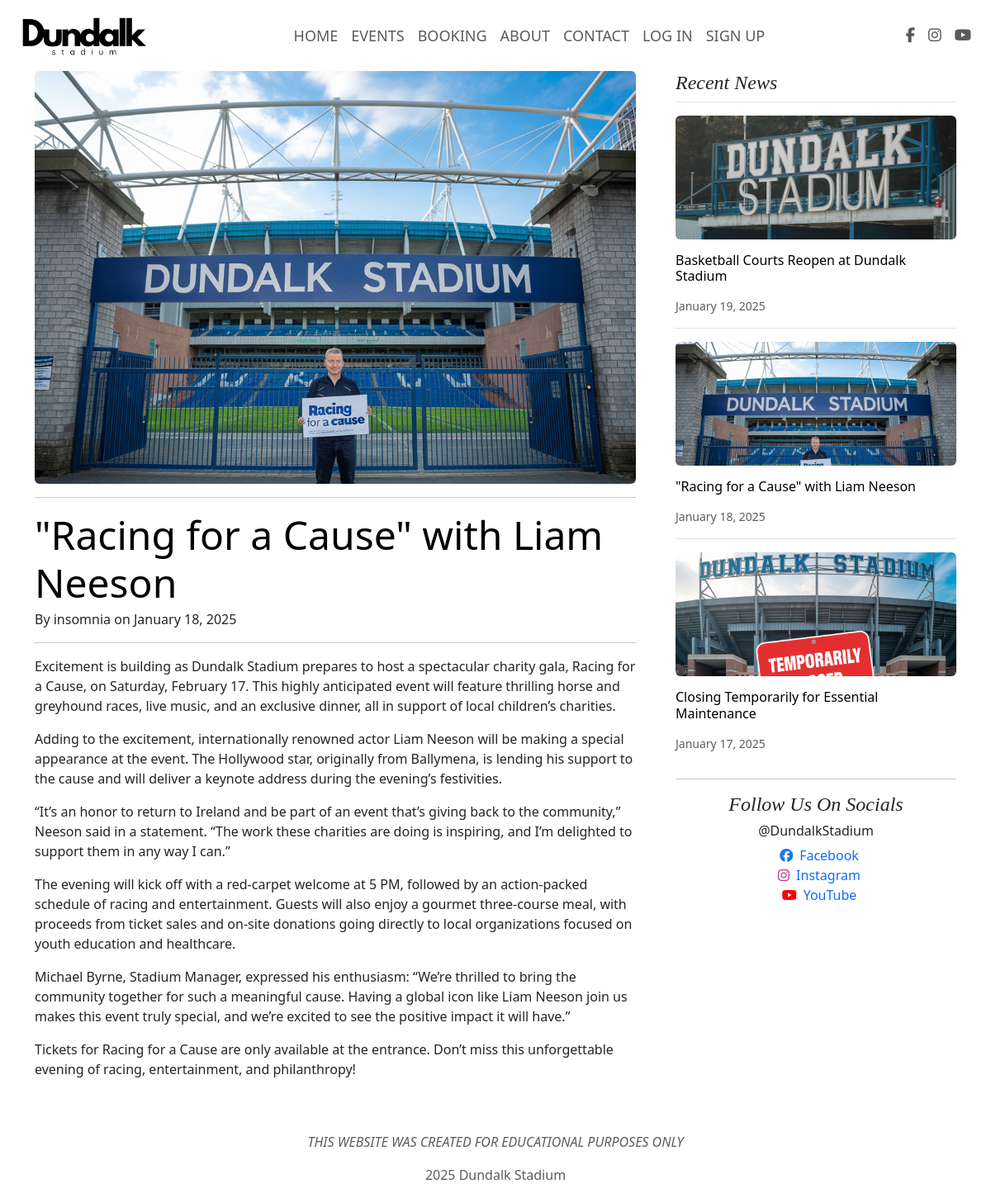
The page /news/1/ on the database its author committed.
### website/models.py (models this page shows, shortened)
class News(models.Model):
    date_posted = models.DateTimeField(default=timezone.now)
    author = models.ForeignKey(User, on_delete=models.CASCADE)
    title = models.CharField(max_length=50)
    content = models.TextField()
    thumbnail = models.ImageField(upload_to='thumbnails/', null=True, blank=True)

### website/views.py (the view)
# urls.py: path('news/', views.news, name='news'),
def news(request, post_id):
    selected_news = News.objects.get(id=post_id)
    recent_news = News.objects.order_by('-date_posted')[:3]
    context = {
        'news': selected_news,
        'recent_news': recent_news,
    }
    return render(request, 'fullsite/news.html', context)

### website/templates/fullsite/news.html
{% extends "fullsite/base.html" %}
{% block content %}
<main class="container">
  <div class="row g-5">
    <div class="col-md-8">
      {% if news.thumbnail %}
      <img src="{{ news.thumbnail.url }}" alt="{{ news.title }} thumbnail" class="img-fluid rounded mx-auto d-block"
        style="width: 100%; height: 500px; object-fit: cover;" />
      {% else %}
      <svg class="bd-placeholder-img" width="100%" height="96" xmlns="http://www.w3.org/2000/svg" aria-hidden="true"
        preserveAspectRatio="xMidYMid slice" focusable="false">
        <rect width="100%" height="100%" fill="#777" />
      </svg>
      {% endif %}
      <hr>
      <article class="blog-post">
        <h2 class="display-5 link-body-emphasis mb-1">{{ news.title }}</h2>
        <p class="blog-post-meta"> By {{ news.author }} on {{ news.date_posted|date:"F d, Y" }} </p>
        <hr>
        <p>{{ news.content|linebreaks }}</p>
      </article>
    </div>
    <div class="col-md-4">
      <div class="position-sticky" style="top: 2rem;">
        <div>
          <h4 class="fst-italic">Recent News</h4>
          <ul class="list-unstyled">
            {% for item in recent_news %}
            <li>
              <a class="d-flex flex-column gap-3 align-items-start py-3 link-body-emphasis text-decoration-none border-top"
                href="{% url 'news' item.id %}">
                {% if item.thumbnail %}
                <img src="{{ item.thumbnail.url }}" alt="{{ news.title }} thumbnail" class="img-fluid rounded"
                  style="width: 100%; height: 150px; object-fit: cover;" />
                {% else %}
                <svg class="bd-placeholder-img" width="100%" height="96" xmlns="http://www.w3.org/2000/svg"
                  aria-hidden="true" preserveAspectRatio="xMidYMid slice" focusable="false">
                  <rect width="100%" height="100%" fill="#777" />
                </svg>
                {% endif %}
                <h6 class="mb-0">{{ item.title }}</h6>
                <small class="text-body-secondary">{{ item.date_posted|date:"F d, Y" }}</small>
              </a>
            </li>
            {% endfor %}
          </ul>
        </div>
        <hr>
        <div class="text-center">
          <h4 class="fst-italic">Follow Us On Socials</h4>
          <h6>@DundalkStadium</h4>
          <ol class="list-unstyled">
            <li><a href="#" target="_blank"><i class="fab fa-facebook mx-2" style="color: #1877F2;"></i>Facebook</a></li>
            <li><a href="#" target="_blank"><i class="fab fa-instagram mx-2" style="color: #c13584;"></i>Instagram</a></li>
            <li><a href="#" target="_blank"><i class="fab fa-youtube mx-2" style="color: #FF0000;"></i>YouTube</a></li>
          </ol>
        </div>
      </div>
    </div>
  </div>
</main>
{% endblock content %}

### website/static/fullsite/main.css (style rules this page uses)
h2, h3, h4, h5 { font-family: "Playfair Display", Georgia, "Times New Roman", serif; }
body { min-height: 100vh; }
a { text-decoration: none; }
.grow img, div { transition: 1s ease; }
#booking p, h1, h2, h3, label { font-family: var(--bs-body-font-family); }

### rows shown on the page
News: thumbnail (picture), title "\"Racing for a Cause\" with Liam Neeson", author "insomnia", date_posted "January 18, 2025", content "Excitement is building as Dundalk Stadium prepares to host a spectacular charity gala, Racing for a Cause, on Saturday, February 17. This highly anticipated event will feature thrilling horse and greyhound races, live music, and an exclusive dinner, all in support of local children’s charities. Adding to the excitement, internationally renowned actor Liam Neeson will be making a special appearance at the event. The Hollywood star, originally from Ballymena, is lending his support to the cause and will deliver a keynote address during the evening’s festivities. “It’s an honor to return to Ireland and be part of an event that’s giving back to the community,” Neeson said in a statement. “The…"
News: thumbnail (picture), title "Basketball Courts Reopen at Dundalk Stadium", date_posted "January 19, 2025"
News: thumbnail (picture), title "Closing Temporarily for Essential Maintenance", date_posted "January 17, 2025"
